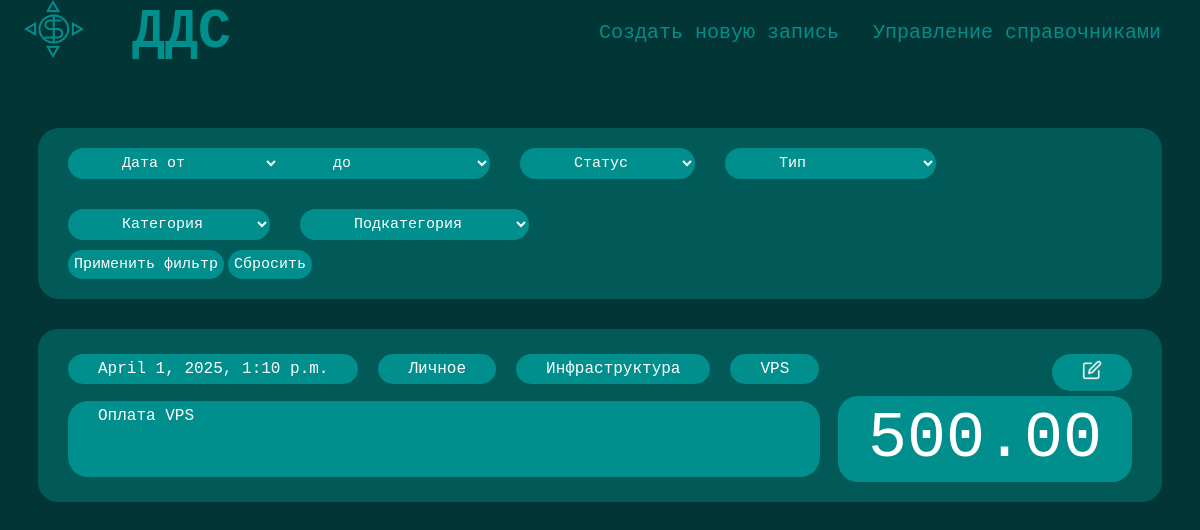
Before: / with the older database file.
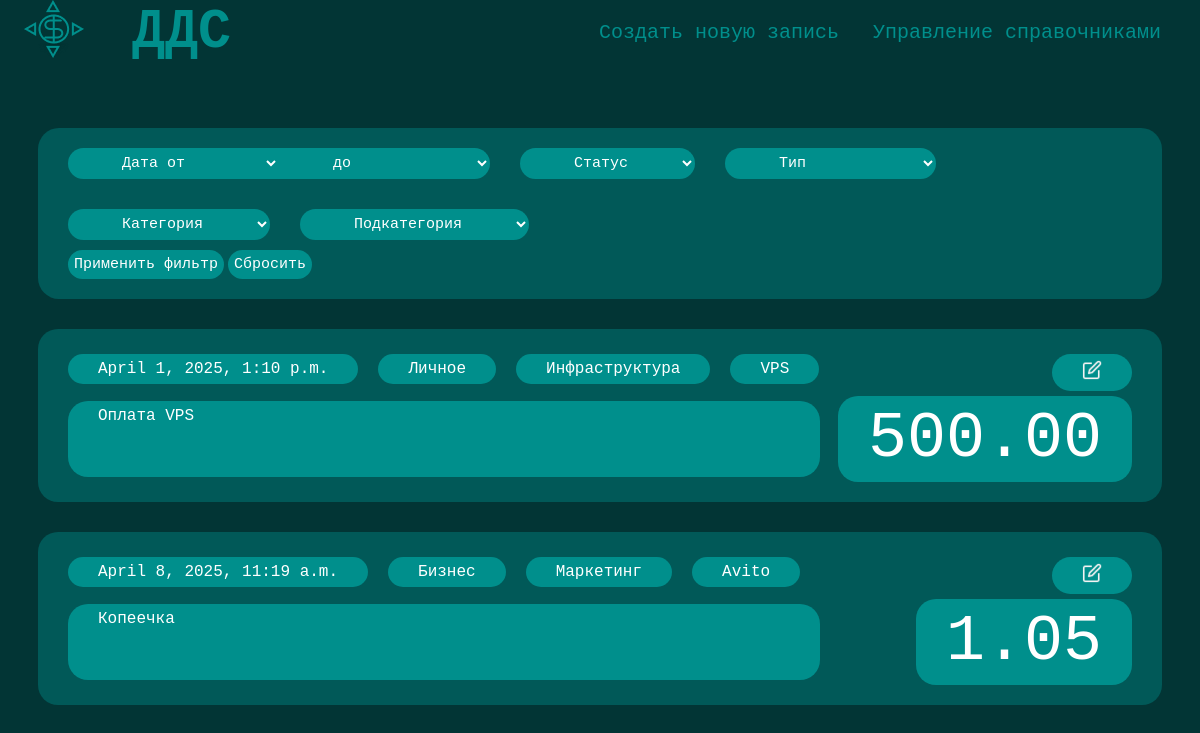
After: the same page with the newer database file.
### DDCapp/models.py (models this page shows, shortened)
class CashFlow(models.Model):
    date = models.DateTimeField()  # Дата записи
    status = models.ForeignKey(Status, on_delete=models.CASCADE)  # Статус
    type = models.ForeignKey(Type, on_delete=models.CASCADE)  # Тип (Пополнение, Списание)
    category = models.ForeignKey(Category, on_delete=models.CASCADE)  # Категория
    subcategory = models.ForeignKey(Subcategory, on_delete=models.CASCADE)  # Подкатегория
    count_sum = models.DecimalField(max_digits=10, decimal_places=2)  # Сумма
    comment = models.TextField(blank=True, null=True)  # Комментарий

class Status(models.Model):
    name = models.CharField(max_length=100, unique=True)
    def __str__(self):
        return self.name

class Category(models.Model):
    name = models.CharField(max_length=100, unique=True)
    type = models.ForeignKey(Type, related_name='categories', on_delete=models.CASCADE)
    def __str__(self):
        return self.name

class Subcategory(models.Model):
    name = models.CharField(max_length=100, unique=True)
    category = models.ForeignKey(Category, related_name='subcategories', on_delete=models.CASCADE)
    def __str__(self):
        return self.name

### DDCapp/views.py (the view)
# urls.py: path('', views.index, name = "index"), #URL исходной страницы
def index(request):
    statuses = Status.objects.all()
    types = Type.objects.all()
    categories = Category.objects.all()
    subcategories = Subcategory.objects.all()
    cashflows = CashFlow.objects.all()
    unique_dates = CashFlow.objects.values_list('date', flat=True).distinct() #отбор дат по конкретным дням
    start_date = request.GET.get('start_date')
    end_date = request.GET.get('end_date')
    if start_date and end_date:
        cashflows = cashflows.filter(date__range=[start_date, end_date])
    elif start_date:
        cashflows = cashflows.filter(date__gte=start_date)
    elif end_date:
        cashflows = cashflows.filter(date__lte=end_date)
    status_id = request.GET.get('status')
    if status_id:
        cashflows = cashflows.filter(status_id=status_id)
    type_id = request.GET.get('type')
    if type_id:
        cashflows = cashflows.filter(type_id=type_id)
    category_id = request.GET.get('category')
    if category_id:
        cashflows = cashflows.filter(category_id=category_id)
    subcategory_id = request.GET.get('subcategory')
    if subcategory_id:
        cashflows = cashflows.filter(subcategory_id=subcategory_id)
    if type_id:
        categories = categories.filter(type_id=type_id)
    if category_id:
        subcategories = subcategories.filter(category_id=category_id)
    context ={
        'unique_dates': unique_dates,
        'statuses': statuses,
        'cashflows': cashflows,
        'types': types,
        'categories': categories,
        'subcategories': subcategories,
    }
    return render(request, 'index.html', context)

### DDCapp/templates/index.html (shortened to what this page needs)
{% load static %}
<!DOCTYPE html>
<html>
<head>
    <link rel="stylesheet" type="text/css" href="{% static 'css/index.css' %}">
    <link rel="stylesheet" type="text/css" href="{% static 'css/header.css' %}">
    <link rel="stylesheet" type="text/css" href="{% static 'css/for_all.css' %}">
</head>
<body>
{% include "header.html" %}
<form class ='filter_form'method="GET">
    <div class = 'index_filter_container'>
        <div class = 'found_item'>
            <div class="couple" id = 'date_form'>
                <select class="couple_left" name="start_date" id="start_date">
                    <option value="">Дата от</option>
                </select>
                <select class="couple_right" name="end_date" id="end_date">
                    <option value="">до</option>
                </select>
            </div>
            <select name="status" id="status">
                <option value="">Статус</option>
            </select>
            <select id="type" name="type">
                <option value="">Тип</option>
            </select>
            <select id="category" name="category">
                <option value="">Категория</option>
            </select>
            <select id="subcategory" name="subcategory">
                <option value="">Подкатегория</option>
            </select>
        </div>
        <div class = 'buttons_index_form'>
            <button type="submit">Применить фильтр</button>
            <button class="empty_btn" data-target-url="{% url 'index' %}">Сбросить</button>
        </div>
    </div>
</form>
{% for cashlil in cashflows %}
<div class = 'blockDDC'>
    <div class='exit_data'>
        <div class = 'cashilil_data'>
            <p class = 'index_exit'>{{ cashlil.date }}</p>
            <p class = 'index_exit'>{{ cashlil.status }}</p>
            <p class = 'index_exit'>{{ cashlil.category }}</p>
            <p class = 'index_exit'>{{ cashlil.subcategory }}</p>
        </div>
        <div class = 'link_redact'>
            <p class = 'index_exit'><a href="{% url 'edit_cashflow' cashlil.id %}"><img id = 'edit_pic' src ='{% static "\img\edit.png" %}' alt="edit"></a></p>
        </div>
    </div>
    <div class = 'block_sumcomment'>
        <p class = 'index_exit' id = 'comment'>{{ cashlil.comment }}</p>
        <p class = 'index_exit' id = 'count_sum'>{{ cashlil.count_sum }}</p>
    </div>
</div>
    {% empty %}
        <h2 class ='None_answer'>Нет записей о движении денежных средств.</h2>
    {% endfor %}
</body>
</html>

### DDCapp/templates/header.html
{% load static %}
<div class= 'head'>
    <div class ='left_head_part'>
        <a href="{% url 'index' %}"><img src ='{% static "\img\image.png" %}' alt="logo"></a>
        <h1 class = 'head_name'>ДДС</h1>
    </div>
    <div class ='right_head_part'>
        <a class = 'linkie_head' href="{% url 'entry' %}">Создать новую запись</a>
        <a class = 'linkie_head' href="{% url 'control' %}">Управление справочниками</a>
    </div>
</div>

### DDCapp/static/css/index.css (style rules this page uses)
.couple { display: flex; }
.couple_left { width: 50% !important; border-radius: 20px 0px 0px 20px !important; }
.couple_right { width: 50% !important; border-radius: 0px 20px 20px 0px !important; }
.index_filter_container { display: flex; flex-wrap: wrap; flex-direction: row; align-content: center; align-items: center; gap: 10px; }
.found_item { display: flex; flex-direction: row; flex-wrap: wrap; align-content: center; align-items: center; gap: 30px; }
.blockDDC { background-color: #015958; border-radius: 20px; padding: 20px 30px; margin: 30px 0px; }
.index_exit { font-family: 'Courier New', Courier, monospace; color: white; background-color: #008F8C; border-radius: 20px; padding: 6px 30px; margin: 5px 0px; }
.exit_data { display: flex; justify-content: space-between; flex-wrap: wrap; }
.cashilil_data { display: flex; align-items: flex-start; gap: 20px; }
.block_sumcomment { display: flex; justify-content: space-between; flex-wrap: wrap; }
#edit_pic { max-width: 20px !important; object-fit: contain; }
#count_sum { font-size: 65px; margin: 0px; }
#comment { width: 65%; height: auto; }

### DDCapp/static/css/header.css (style rules this page uses)
.head { background-color: #023535; display: flex; justify-content: space-between; align-items: center; width: 100%; inset: 0 0 auto 0; position: fixed; flex-wrap: wrap; }
.left_head_part { display: flex; justify-content: space-between; flex-direction: row; align-items: center; margin-left: 2%; }
.right_head_part { margin-right: 2%; }
.linkie_head { font-family: 'Courier New', Courier, monospace; font-size: 20px; margin: 15px; text-decoration: none; color: #008F8C; }
.head_name { margin: 0px 48px; font-size: 55px; font-family: 'Courier New', Courier, monospace; color: #008F8C; }

### DDCapp/static/css/for_all.css (style rules this page uses)
body { background-color: #023535; padding: 30px; }
select { border: 0px solid #ccc; font-family: 'Courier New', Courier, monospace; color: white; background: #008F8C; border-radius: 20px; padding: 6px 50px; font-size: 15px; }
.filter_form { display: flex; margin-top: 90px; flex-wrap: wrap; background: #015958; border-radius: 21px; padding: 20px 30px; }
button { border: 0px solid #ccc; font-family: 'Courier New', Courier, monospace; color: white; background: #008F8C; border-radius: 20px; padding: 6px; font-size: 15px; }

Changed rows visible on the page:
added CashFlow: date "April 8, 2025, 11:19 a.m.", status "Бизнес", category "Маркетинг", subcategory "Avito", comment "Копеечка", count_sum "1.05"
